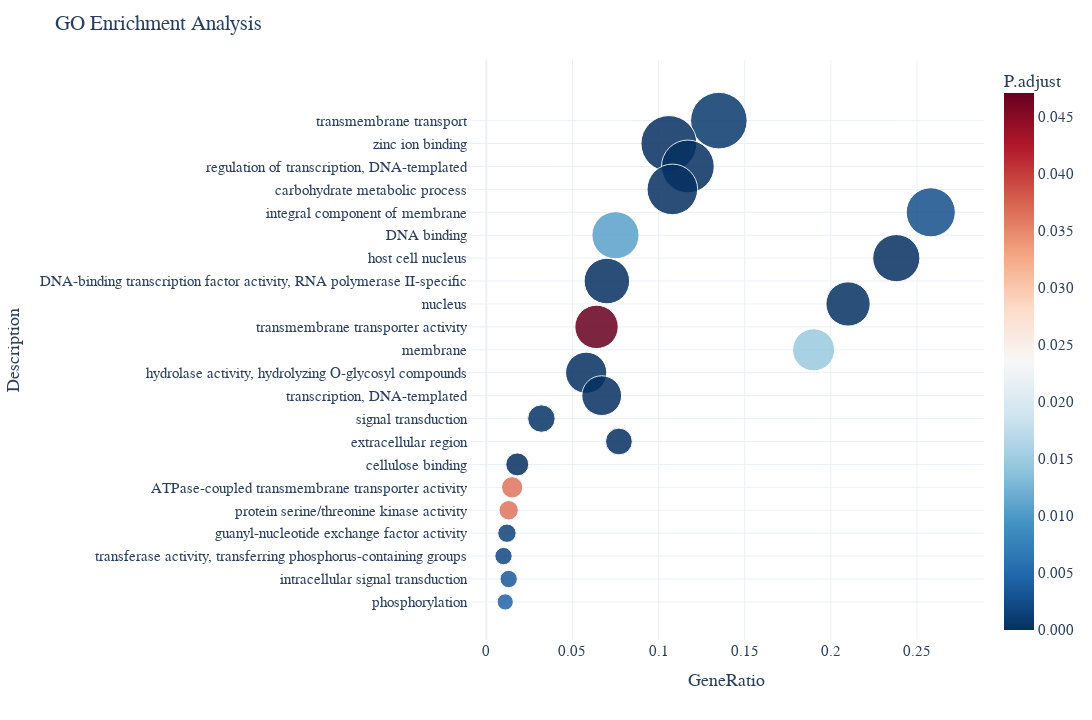

The cell this chart's notebook holds for it:
### Code cell
def plot_go_chart(df_go, width=1280, height=720, p_value=0.05, font_size=15, chart_num=30, chart_size=30, pic_type='bubble', color='rdbu_r', funciton_type='All'):
    """根据输入的GO富集分析结果，根据用户选择绘制气泡图或柱状图。
    Args:
        df_go (DataFrame): GO富集分析结果。
        width (int): 图表宽度. 
        height (int): 图表高度. 
        p_value (float): P值阈值. 
        chart_num (int): 最多显示富集功能数量. 
        chart_size (int): 图表大小. 
        pic_type (str): 图表类型，可选bubble或bar. 
        color (str): 颜色. Defaults to 'Geyser'.
        funciton_type (str): GO类型，可选BP, CC, MF, All. 

    Returns:
    """

    # 数据处理
    df_go = df_go.copy()
    df_go = df_go[["category", "ID", "Description", "Count", 'GeneRatio', "p.adjust"]]
    df_go.columns = ["Class", "ID", "Description", "Count", "GeneRatio", "P.adjust"]

    # 数据列处理
    df_go["GeneRatio"] = df_go["GeneRatio"].apply(lambda x: round(eval(x), 3))
    df_go['P.adjust'] = df_go['P.adjust'].apply(lambda x: round(x, 6))
    df_go = df_go.sort_values(by='Count', ascending=False)
    df_go = df_go[df_go["P.adjust"] < p_value]
    df_go = df_go.iloc[:chart_num]

    # 过滤GO类型
    if funciton_type in ["BP", "CC", "MF"]:
        df_go = df_go[df_go["Class"].str.contains(funciton_type)]

    # 图表公共布局设置
    layout_args = {
        'title': "GO Enrichment Analysis",
        'yaxis_title': "Description",
        'yaxis': dict(autorange="reversed"),
        # 'yaxis': dict(autorange="reversed", showgrid=False), # y轴反向，不显示网格线
        # 'xaxis': dict(showgrid=False), # 不显示网格线
        'font': dict(family="Arial", size=font_size),
        'template': "plotly_white", # 主题背景
        'width': width,
        'height': height
    }

    # 颜色轴设置
    color_axis_args = {
        'colorbar_title': "P.adjust",
        'colorbar_tickformat': ".3f",
        'colorbar': dict(dtick=0.005)
    }

    # 根据pic_type绘制不同类型的图表
    if pic_type == "bubble":
        fig = px.scatter(
            df_go,
            x="GeneRatio",
            y="Description",
            size="Count",
            color="P.adjust",
            color_continuous_scale=color,
            opacity=0.85,
            hover_name="Class",
            hover_data=["ID", "Description", "Count", "GeneRatio", "P.adjust"],
            size_max=chart_size,
        )
        
    elif pic_type == "bar":
        fig = px.bar(
            df_go,
            x='Count',
            y='Description',
            color='P.adjust',
            color_continuous_scale=color,
            opacity=0.85,
            hover_data=["Class", "ID", "GeneRatio", "P.adjust"],
        )

    # 应用颜色轴设置
    fig.update_layout(**layout_args)
    fig.update_coloraxes(**color_axis_args)

    # 保存为png，scale设置为4
    fig.write_image(workdir_omic + "enrichment_analysis/output_file/go.png", scale=4)

    # 方案1:将fig对象转为json
    # fig_json = pio.to_json(fig)
    # return fig_json

    # 方案2:将fig转为html格式，返回html代码
    # fig_html = pio(fig, output_type='div', include_plotlyjs=False)        
    # return fig_html

    # 方案3:将fig转为html格式，保存为html文件
    # fig.write_html("go.html")
    # return "go.html"

    # 测试用
    return fig 


# 调用函数示例
plot_go_chart(df_go, 
              width=1280, height=720, 
              p_value=0.05, 
              font_size=15,
              chart_num=50, 
              chart_size=40, 
              pic_type='bubble', 
              color='rdbu_r', 
              funciton_type='All')

### Figure 1 — Plotly figure (JSON) as saved in the notebook; plotly's stock layout.template omitted (floating-point values rounded to 4 significant figures)
{"data": [{"customdata": [["GO:0055085", 85, 0.000744], ["GO:0008270", 83, 2e-06], ["GO:0006355", 74, 0], ["GO:0005975", 68, 0], ["GO:0016021", 64, 0.002688], ["GO:0003677", 59, 0.01071], ["GO:0042025", 59, 0], ["GO:0000981", 55, 0], ["GO:0005634", 52, 9e-05], ["GO:0022857", 50, 0.04712], ["GO:0016020", 47, 0.01469], ["GO:0004553", 45, 0], ["GO:0006351", 42, 1e-06], ["GO:0007165", 20, 0.000318], ["GO:0005576", 19, 0], ["GO:0030248", 14, 0], ["GO:0042626", 12, 0.03633], ["GO:0004674", 10, 0.03633], ["GO:0005085", 9, 0.001596], ["GO:0016772", 8, 0.002003], ["GO:0035556", 8, 0.003493], ["GO:0016310", 7, 0.004618]], "hovertemplate": "<b>%{hovertext}</b><br><br>GeneRatio=%{x}<br>Description=%{y}<br>Count=%{customdata[1]}<br>ID=%{customdata[0]}<br>P.adjust=%{marker.color}<extra></extra>", "hovertext": ["BP", "MF", "BP", "BP", "CC", "MF", "CC", "MF", "CC", "MF", "CC", "MF", "BP", "BP", "CC", "MF", "MF", "MF", "MF", "MF", "BP", "BP"], "legendgroup": "", "marker": {"color": [0.000744, 2e-06, 0, 0, 0.002688, 0.01071, 0, 0, 9e-05, 0.04712, 0.01469, 0, 1e-06, 0.000318, 0, 0, 0.03633, 0.03633, 0.001596, 0.002003, 0.003493, 0.004618], "coloraxis": "coloraxis", "opacity": 0.85, "size": [85, 83, 74, 68, 64, 59, 59, 55, 52, 50, 47, 45, 42, 20, 19, 14, 12, 10, 9, 8, 8, 7], "sizemode": "area", "sizeref": 0.05312, "symbol": "circle"}, "mode": "markers", "name": "", "orientation": "h", "showlegend": false, "type": "scatter", "x": [0.135, 0.106, 0.117, 0.108, 0.258, 0.075, 0.238, 0.07, 0.21, 0.064, 0.19, 0.058, 0.067, 0.032, 0.077, 0.018, 0.015, 0.013, 0.012, 0.01, 0.013, 0.011], "xaxis": "x", "y": ["transmembrane transport", "zinc ion binding", "regulation of transcription, DNA-templated", "carbohydrate metabolic process", "integral component of membrane", "DNA binding", "host cell nucleus", "DNA-binding transcription factor activity, RNA polymerase II-specific", "nucleus", "transmembrane transporter activity", "membrane", "hydrolase activity, hydrolyzing O-glycosyl compounds", "transcription, DNA-templated", "signal transduction", "extracellular region", "cellulose binding", "ATPase-coupled transmembrane transporter activity", "protein serine/threonine kinase activity", "guanyl-nucleotide exchange factor activity", "transferase activity, transferring phosphorus-containing groups", "intracellular signal transduction", "phosphorylation"], "yaxis": "y"}], "layout": {"coloraxis": {"colorbar": {"dtick": 0.005, "tickformat": ".3f", "title": {"text": "P.adjust"}}, "colorscale": [[0, "rgb(5,48,97)"], [0.1, "rgb(33,102,172)"], [0.2, "rgb(67,147,195)"], [0.3, "rgb(146,197,222)"], [0.4, "rgb(209,229,240)"], [0.5, "rgb(247,247,247)"], [0.6, "rgb(253,219,199)"], [0.7, "rgb(244,165,130)"], [0.8, "rgb(214,96,77)"], [0.9, "rgb(178,24,43)"], [1, "rgb(103,0,31)"]]}, "font": {"family": "Arial", "size": 15}, "height": 720, "legend": {"itemsizing": "constant", "tracegroupgap": 0}, "margin": {"t": 60}, "title": {"text": "GO Enrichment Analysis"}, "width": 1280, "xaxis": {"anchor": "y", "domain": [0, 1], "title": {"text": "GeneRatio"}}, "yaxis": {"anchor": "x", "autorange": "reversed", "domain": [0, 1], "title": {"text": "Description"}}}}
